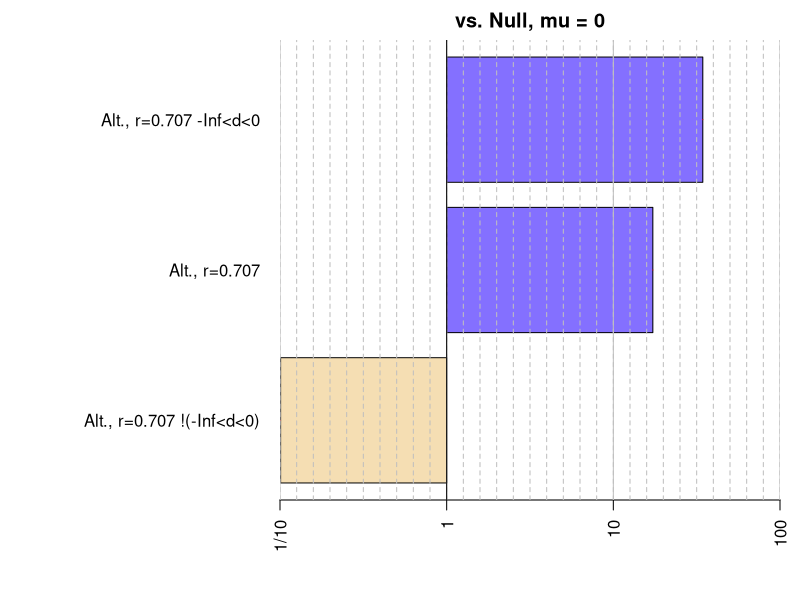
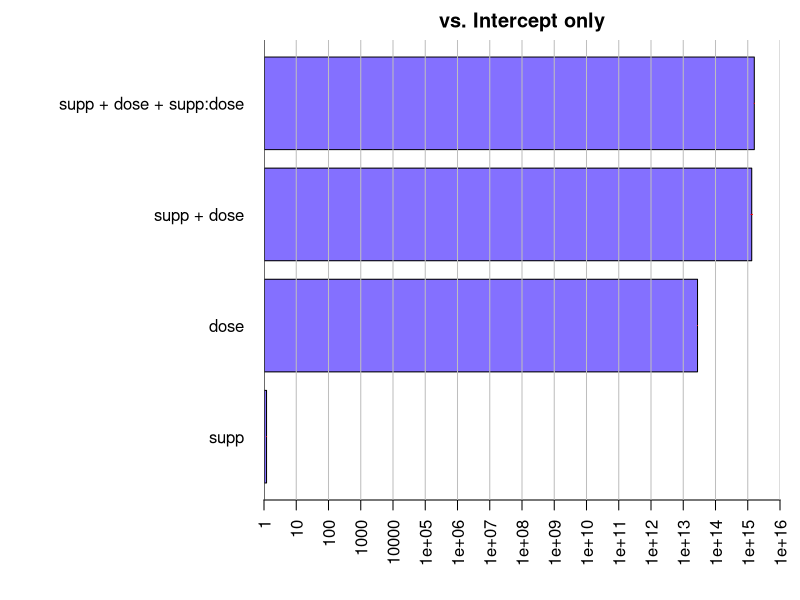

Write the R code that produced these figures, in order.
# install.packages("BayesFactor") #install 

library(BayesFactor)
library(tidyverse) # also import tidyverse for data manipulation
# there are functions to calculate BF for many different tests, including correlations, linear regresssion, and t-tests - uncomment below to see them all
# lsf.str("package:BayesFactor") # outputs a list of all of the functions in the package

sleep
?sleep

## Compute difference scores
# ?spread
sleep$group <- as.factor(c(rep("group1",10),rep("group2",10))) # resetting the group values to avoid having integers as column names
sleep_wd <- sleep %>%
  spread(key=group,value=extra) %>% # wide format - all measurements for one participant are in same row
  mutate(diffScores= group1 - group2) # in case you want to look at the differences. 
head(sleep_wd)

## Traditional paired t-test
t.test(sleep_wd$group1,sleep_wd$group2,paired=TRUE) 

# ?ttestBF
bf = ttestBF(x = sleep_wd$group1,y=sleep_wd$group2, paired=TRUE) # this is the BF object
bf # the relative evidence for the alternative hypothesis (nonzero difference between conditions)

1/bf #the relative evidence for the null hypothesis (no difference between conditions)

#we can also test a directional hypothesis  
bfInterval = ttestBF(x = sleep_wd$diffScores, nullInterval=c(-Inf,0)) #here we test the hypothesis that the difference is less than 0
bfInterval

bfNegative = bfInterval[1] / bfInterval[2] #here we compare the evidence for a negative difference against the evidence for a positive one

bfNegative
#note the denominator specification

bfPositive = 1 / bfNegative #as you might expect, the evidence for a positive difference is miniscule 
bfPositive

allbf = c(bf, bfInterval)

allbf

plot(allbf)

data(ToothGrowth)
head(ToothGrowth)
# ?ToothGrowth

# model log10 of dose instead of dose directly
ToothGrowth$dose = log10(ToothGrowth$dose)

# Classic analysis for comparison
lmToothGrowth <- lm(len ~ supp + dose + supp:dose, data=ToothGrowth)
summary(lmToothGrowth)

full <- lmBF(len ~ supp + dose + supp:dose, data=ToothGrowth) #all predictors + interaction
noInteraction <- lmBF(len ~ supp + dose, data=ToothGrowth) #no interaction
onlyDose <- lmBF(len ~ dose, data=ToothGrowth) #only dose
onlySupp <- lmBF(len ~ supp, data=ToothGrowth) #only supplementation

allBFs <- c(full, noInteraction, onlyDose, onlySupp)
allBFs

plot(allBFs)

full / noInteraction
